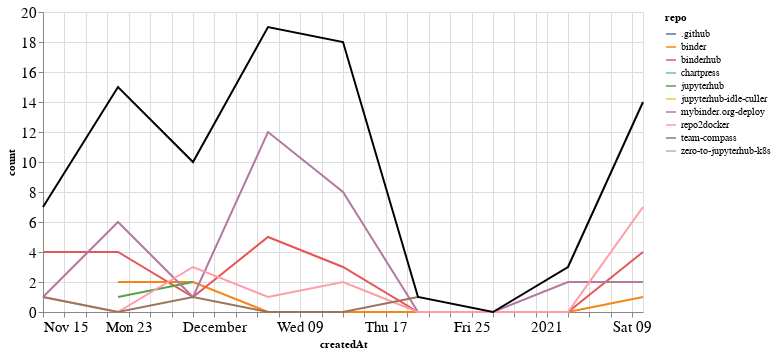

Notebook code cell kept with this figure:
### Markdown cell above
### Comments

### Code cell
comments_time = comments.groupby('repo').resample('W', on='createdAt').count()['author'].reset_index()
comments_time = comments_time.rename(columns={'author': 'count'})
comments_time_total = comments_time.groupby('createdAt').agg({"count": "sum"}).reset_index()
ch1 = alt.Chart(comments_time, width=600).mark_line().encode(
    x='createdAt',
    y='count',
    color='repo',
    tooltip="repo"
)

ch2 = alt.Chart(comments_time_total, width=600).mark_line(color="black").encode(
    x='createdAt',
    y='count',
)

ch1 + ch2

### Figure 1 — Vega-Lite specification as saved in the notebook (floating-point values rounded to 4 significant figures)
{"config": {"axisLeft": {"labelFontSize": 15}, "axisBottom": {"labelFontSize": 15}}, "layer": [{"data": {"name": "data-708e3bdd968c30319fa4495f1806e905"}, "mark": "line", "encoding": {"color": {"type": "nominal", "field": "repo"}, "tooltip": {"type": "nominal", "field": "repo"}, "x": {"type": "temporal", "field": "createdAt"}, "y": {"type": "quantitative", "field": "count"}}, "width": 600}, {"data": {"name": "data-206102268a6d8d8ebb20f3523f264de2"}, "mark": {"type": "line", "color": "black"}, "encoding": {"x": {"type": "temporal", "field": "createdAt"}, "y": {"type": "quantitative", "field": "count"}}, "width": 600}], "$schema": "https://vega.github.io/schema/vega-lite/v4.8.1.json", "datasets": {"data-708e3bdd968c30319fa4495f1806e905": [{"repo": ".github", "createdAt": "2020-12-06T00:00:00", "count": 1}, {"repo": "binder", "createdAt": "2020-11-22T00:00:00", "count": 2}, {"repo": "binder", "createdAt": "2020-11-29T00:00:00", "count": 2}, {"repo": "binder", "createdAt": "2020-12-06T00:00:00", "count": 0}, {"repo": "binder", "createdAt": "2020-12-13T00:00:00", "count": 0}, {"repo": "binder", "createdAt": "2020-12-20T00:00:00", "count": 0}, {"repo": "binder", "createdAt": "2020-12-27T00:00:00", "count": 0}, {"repo": "binder", "createdAt": "2021-01-03T00:00:00", "count": 0}, {"repo": "binder", "createdAt": "2021-01-10T00:00:00", "count": 1}, {"repo": "binderhub", "createdAt": "2020-11-15T00:00:00", "count": 4}, {"repo": "binderhub", "createdAt": "2020-11-22T00:00:00", "count": 4}, {"repo": "binderhub", "createdAt": "2020-11-29T00:00:00", "count": 1}, {"repo": "binderhub", "createdAt": "2020-12-06T00:00:00", "count": 5}, {"repo": "binderhub", "createdAt": "2020-12-13T00:00:00", "count": 3}, {"repo": "binderhub", "createdAt": "2020-12-20T00:00:00", "count": 0}, {"repo": "binderhub", "createdAt": "2020-12-27T00:00:00", "count": 0}, {"repo": "binderhub", "createdAt": "2021-01-03T00:00:00", "count": 0}, {"repo": "binderhub", "createdAt": "2021-01-10T00:00:00", "count": 4}, {"repo": "chartpress", "createdAt": "2020-11-22T00:00:00", "count": 2}, {"repo": "jupyterhub", "createdAt": "2020-11-22T00:00:00", "count": 1}, {"repo": "jupyterhub", "createdAt": "2020-11-29T00:00:00", "count": 2}, {"repo": "jupyterhub-idle-culler", "createdAt": "2021-01-03T00:00:00", "count": 1}, {"repo": "mybinder.org-deploy", "createdAt": "2020-11-15T00:00:00", "count": 1}, {"repo": "mybinder.org-deploy", "createdAt": "2020-11-22T00:00:00", "count": 6}, {"repo": "mybinder.org-deploy", "createdAt": "2020-11-29T00:00:00", "count": 1}, {"repo": "mybinder.org-deploy", "createdAt": "2020-12-06T00:00:00", "count": 12}, {"repo": "mybinder.org-deploy", "createdAt": "2020-12-13T00:00:00", "count": 8}, {"repo": "mybinder.org-deploy", "createdAt": "2020-12-20T00:00:00", "count": 0}, {"repo": "mybinder.org-deploy", "createdAt": "2020-12-27T00:00:00", "count": 0}, {"repo": "mybinder.org-deploy", "createdAt": "2021-01-03T00:00:00", "count": 2}, {"repo": "mybinder.org-deploy", "createdAt": "2021-01-10T00:00:00", "count": 2}, {"repo": "repo2docker", "createdAt": "2020-11-15T00:00:00", "count": 1}, {"repo": "repo2docker", "createdAt": "2020-11-22T00:00:00", "count": 0}, {"repo": "repo2docker", "createdAt": "2020-11-29T00:00:00", "count": 3}, {"repo": "repo2docker", "createdAt": "2020-12-06T00:00:00", "count": 1}, {"repo": "repo2docker", "createdAt": "2020-12-13T00:00:00", "count": 2}, {"repo": "repo2docker", "createdAt": "2020-12-20T00:00:00", "count": 0}, {"repo": "repo2docker", "createdAt": "2020-12-27T00:00:00", "count": 0}, {"repo": "repo2docker", "createdAt": "2021-01-03T00:00:00", "count": 0}, {"repo": "repo2docker", "createdAt": "2021-01-10T00:00:00", "count": 7}, {"repo": "team-compass", "createdAt": "2020-11-15T00:00:00", "count": 1}, {"repo": "team-compass", "createdAt": "2020-11-22T00:00:00", "count": 0}, {"repo": "team-compass", "createdAt": "2020-11-29T00:00:00", "count": 1}, {"repo": "team-compass", "createdAt": "2020-12-06T00:00:00", "count": 0}, {"repo": "team-compass", "createdAt": "2020-12-13T00:00:00", "count": 0}, {"repo": "team-compass", "createdAt": "2020-12-20T00:00:00", "count": 1}, {"repo": "zero-to-jupyterhub-k8s", "createdAt": "2020-12-13T00:00:00", "count": 5}], "data-206102268a6d8d8ebb20f3523f264de2": [{"createdAt": "2020-11-15T00:00:00", "count": 7}, {"createdAt": "2020-11-22T00:00:00", "count": 15}, {"createdAt": "2020-11-29T00:00:00", "count": 10}, {"createdAt": "2020-12-06T00:00:00", "count": 19}, {"createdAt": "2020-12-13T00:00:00", "count": 18}, {"createdAt": "2020-12-20T00:00:00", "count": 1}, {"createdAt": "2020-12-27T00:00:00", "count": 0}, {"createdAt": "2021-01-03T00:00:00", "count": 3}, {"createdAt": "2021-01-10T00:00:00", "count": 14}]}}
